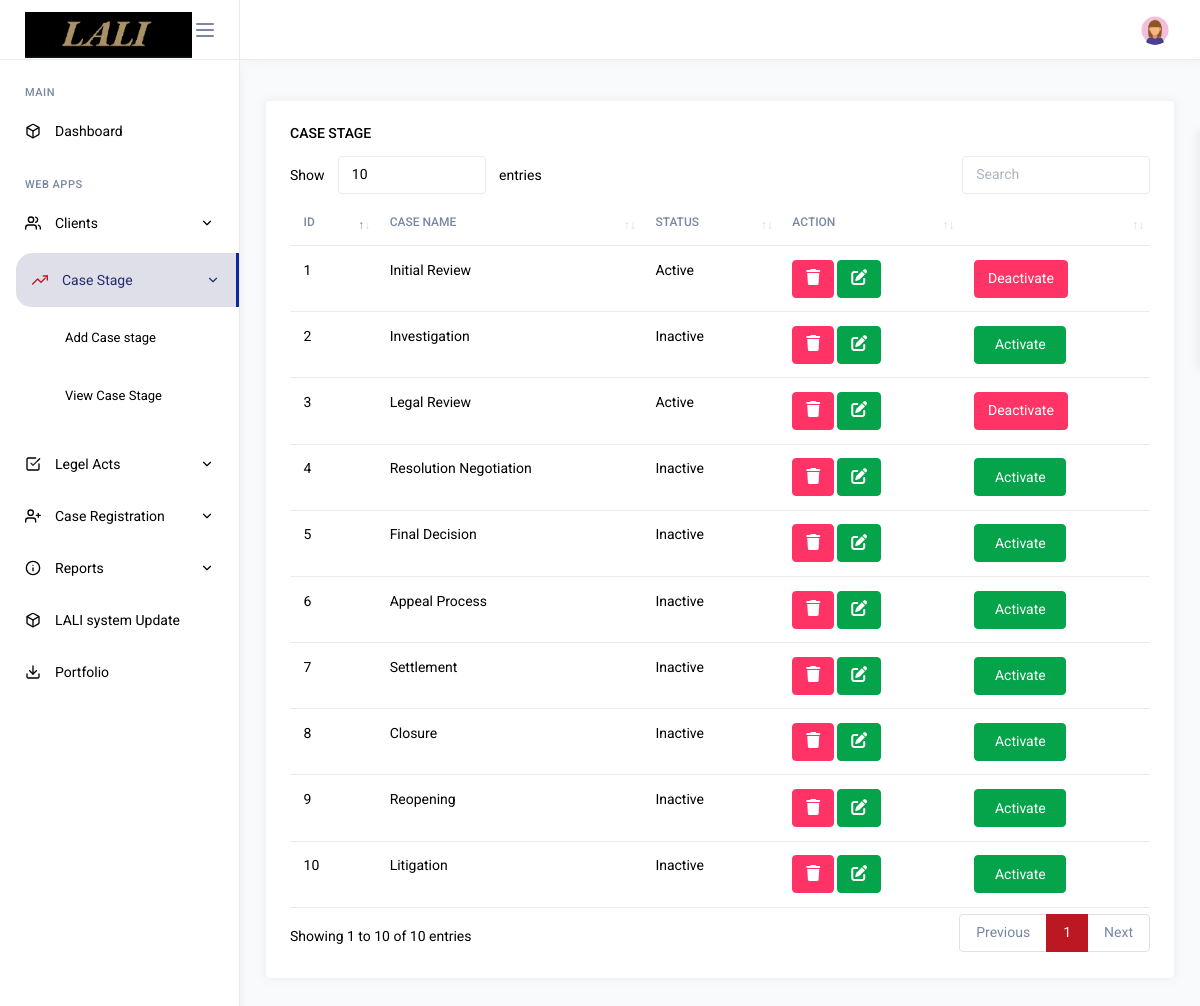
/control/viewcase_stage.php (signed in), run on the app's committed database.
### tables this page shows
CREATE TABLE `case_stage` (
  `id` int(11) NOT NULL,
  `name` varchar(50) NOT NULL,
  `status` varchar(50) NOT NULL COMMENT '0-active,1-deactive'
);

### control/viewcase_stage.php (the view, shortened to what this page needs)
<?php
   include("../auth/header.php");
    ?>
<?php include("../auth/sidebar.php");?>
<link rel="stylesheet" href="popup_style.css">
<div class="page-content">
   <div class="row">
      <div class="col-md-12 grid-margin stretch-card">
         <div class="card">
            <div class="card-body">
               <h6 class="card-title">Case Stage</h6>
               <div class="table-responsive">
                  <table id="dataTableExample" class="table">
                     <thead>
                        <tr>
                           <th>Id</th>
                           <th>Case Name</th>
                           <th>Status</th>
                           <th>Action</th>
                            <th></th>
                        </tr>
                     </thead>
                     <tbody>
                        <?php
                           include 'connection1.php';
                           $sql = "select * from case_stage";
                           $result = $conn->query($sql);
                           if($result->num_rows > 0){
                            while($row = $result->fetch_array()){
                           ?>
                        <tr>
                           <td class="sorting_1"><?=$row['id'];?></td>
                           <td class="sorting_1"><?=$row['name'];?></td>
                           <td class="sorting_1"><?php  if($row['status']=="0")
                              echo "Active";
                               else
                              echo "Inactive";?></td>
                           <td><a class="btn btn-danger" href="viewcase_stage.php?id=<?=$row['id'];?>"><i class="fa fa-trash text-white" aria-hidden="true"></i></a>
                           	<a class="btn btn-success" href="edit_case.php?id=<?=$row['id'];?>"><i class="fa fa-edit" aria-hidden="true"></i></a>
                           </td>
                           <td> <?php if($row['status']=="0")
                              echo "<a href=deactivate_case.php?id=".$row['id']." class='btn btn-danger'>Deactivate</a>";
                              else
                                             echo "<a href=activate_case.php?id=".$row['id']." class='btn btn-success' >&nbsp; Activate&nbsp;&nbsp;</a>";
                              ?></td>
                        </tr>
                        <?php
                           }
                           }
                           else{
                           	echo"sql error".$sql."<br>".$conn->error;
                           }
                           ?>
                     </tbody>
                  </table>
               </div>
            </div>
         </div>
      </div>
   </div>
</div>
<?php
   include("../auth/footer.php");
         ?>

### auth/header.php (shortened to what this page needs)
<!DOCTYPE html>
<link rel="stylesheet" href="../assets/vendors/core/core.css">
<link rel="stylesheet" href="../assets/vendors/bootstrap-datepicker/bootstrap-datepicker.min.css">
<link rel="stylesheet" href="../assets/vendors/datatables.net-bs4/dataTables.bootstrap4.css">
<link rel="stylesheet" href="../assets/fonts/feather-font/css/iconfont.css">
<link rel="stylesheet" href="../assets/vendors/flag-icon-css/css/flag-icon.min.css">
<link rel="stylesheet" href="https://cdnjs.cloudflare.com/ajax/libs/font-awesome/6.5.1/css/all.min.css" />
<link rel="stylesheet" href="../assets/css/demo1/style.css">
</head>
<body>
   <div class="main-wrapper">
   <div class="page-wrapper">
   <nav class="navbar">
      <div class="navbar-content">
         <ul class="navbar-nav">
            <li class="nav-item dropdown">
               <a class="nav-link dropdown-toggle" href="#" id="profileDropdown" role="button" data-bs-toggle="dropdown" aria-haspopup="true" aria-expanded="false">
                  <?php
                     include("connection1.php");
                     $sql = "select * from admin";
                     $result = $conn->query($sql);
                     if($result->num_rows > 0){
                      while($row = $result->fetch_array()){
                                   ?>
                  <img class="wd-30 ht-30 rounded-circle" src="image/<?php echo $row['photo'];?>" alt="profile">
                  <?php
                     }
                     }
                     else{
                     echo "sql error".$sql."<br>".$conn->error;
                     }
                     ?>
               </a>
            </li>
         </ul>
      </div>
   </nav>

### data on the page
case_stage: id "1", name "Initial Review", status "Active"
case_stage: id "2", name "Investigation", status "Inactive"
case_stage: id "3", name "Legal Review", status "Active"
case_stage: id "4", name "Resolution Negotiation", status "Inactive"
case_stage: id "5", name "Final Decision", status "Inactive"
case_stage: id "6", name "Appeal Process", status "Inactive"
case_stage: id "7", name "Settlement", status "Inactive"
case_stage: id "8", name "Closure", status "Inactive"
case_stage: id "9", name "Reopening", status "Inactive"
case_stage: id "10", name "Litigation", status "Inactive"
